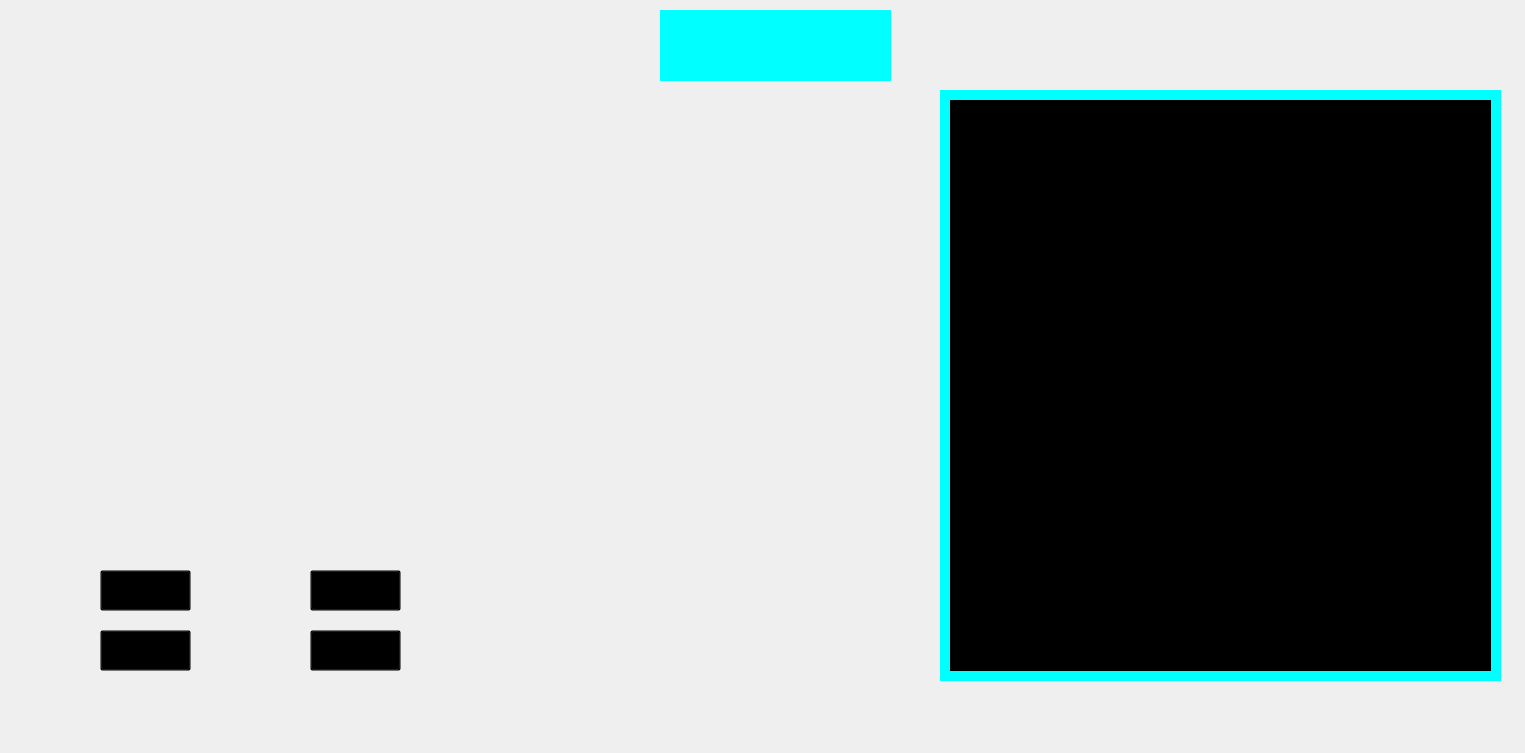
<?xml version="1.0" encoding="UTF-8"?>
<ui version="4.0">
 <class>Dot_Ui</class>
 <widget class="QMainWindow" name="Dot_Ui">
  <property name="geometry">
   <rect>
    <x>0</x>
    <y>0</y>
    <width>1525</width>
    <height>753</height>
   </rect>
  </property>
  <property name="windowTitle">
   <string>MainWindow</string>
  </property>
  <property name="autoFillBackground">
   <bool>false</bool>
  </property>
  <widget class="QWidget" name="centralwidget">
   <widget class="QPushButton" name="btn_settings">
    <property name="geometry">
     <rect>
      <x>310</x>
      <y>630</y>
      <width>91</width>
      <height>41</height>
     </rect>
    </property>
    <property name="styleSheet">
     <string notr="true">background-image: url(:/newPrefix/button_4.png);
background-color: transparent;
background-repeat: no-repeat;
background-size: 150px;</string>
    </property>
    <property name="text">
     <string/>
    </property>
   </widget>
   <widget class="QPushButton" name="btn_register">
    <property name="geometry">
     <rect>
      <x>100</x>
      <y>630</y>
      <width>91</width>
      <height>41</height>
     </rect>
    </property>
    <property name="autoFillBackground">
     <bool>false</bool>
    </property>
    <property name="styleSheet">
     <string notr="true">background-image: url(:/newPrefix/button_2.png);
background-color: transparent;
background-repeat: no-repeat;
background-size: cover;</string>
    </property>
    <property name="text">
     <string/>
    </property>
   </widget>
   <widget class="QPushButton" name="btn_manual">
    <property name="geometry">
     <rect>
      <x>310</x>
      <y>570</y>
      <width>91</width>
      <height>41</height>
     </rect>
    </property>
    <property name="styleSheet">
     <string notr="true">
background-image: url(:/newPrefix/button_3.png);
background-color: Transparent;
background-repeat: no-repeat;
background-size: cover;</string>
    </property>
    <property name="text">
     <string/>
    </property>
   </widget>
   <widget class="QPushButton" name="btn_login">
    <property name="geometry">
     <rect>
      <x>100</x>
      <y>570</y>
      <width>91</width>
      <height>41</height>
     </rect>
    </property>
    <property name="layoutDirection">
     <enum>Qt::LeftToRight</enum>
    </property>
    <property name="autoFillBackground">
     <bool>false</bool>
    </property>
    <property name="styleSheet">
     <string notr="true">background-image: url(:/newPrefix/button_1.png);
background-color: Transparent;
background-repeat: no-repeat;
background-size: 150px;
</string>
    </property>
    <property name="text">
     <string/>
    </property>
   </widget>
   <widget class="QLabel" name="background">
    <property name="geometry">
     <rect>
      <x>-50</x>
      <y>-70</y>
      <width>1591</width>
      <height>911</height>
     </rect>
    </property>
    <property name="text">
     <string/>
    </property>
    <property name="pixmap">
     <pixmap>qt5_images/B.G/Black_Template.jpg</pixmap>
    </property>
    <property name="scaledContents">
     <bool>true</bool>
    </property>
   </widget>
   <widget class="QLabel" name="msg_box">
    <property name="geometry">
     <rect>
      <x>950</x>
      <y>100</y>
      <width>541</width>
      <height>571</height>
     </rect>
    </property>
    <property name="autoFillBackground">
     <bool>false</bool>
    </property>
    <property name="styleSheet">
     <string notr="true">
background-color: transperant;
font: 10pt &quot;Arial Rounded MT Bold&quot;; </string>
    </property>
    <property name="text">
     <string/>
    </property>
    <property name="scaledContents">
     <bool>true</bool>
    </property>
   </widget>
   <widget class="QLabel" name="earth">
    <property name="geometry">
     <rect>
      <x>530</x>
      <y>160</y>
      <width>351</width>
      <height>411</height>
     </rect>
    </property>
    <property name="text">
     <string/>
    </property>
    <property name="pixmap">
     <pixmap>qt5_images/ExtraGui/Earth.gif</pixmap>
    </property>
    <property name="scaledContents">
     <bool>true</bool>
    </property>
   </widget>
   <widget class="QLabel" name="logo">
    <property name="geometry">
     <rect>
      <x>670</x>
      <y>20</y>
      <width>211</width>
      <height>51</height>
     </rect>
    </property>
    <property name="toolTip">
     <string>&lt;html&gt;&lt;head/&gt;&lt;body&gt;&lt;p align=&quot;center&quot;&gt;DOT&lt;/p&gt;&lt;/body&gt;&lt;/html&gt;</string>
    </property>
    <property name="styleSheet">
     <string notr="true">background-image: transparent;</string>
    </property>
    <property name="text">
     <string/>
    </property>
    <property name="pixmap">
     <pixmap>logo.png</pixmap>
    </property>
    <property name="scaledContents">
     <bool>true</bool>
    </property>
   </widget>
   <widget class="QLabel" name="logo_bg">
    <property name="geometry">
     <rect>
      <x>660</x>
      <y>10</y>
      <width>231</width>
      <height>71</height>
     </rect>
    </property>
    <property name="styleSheet">
     <string notr="true">
background-color: rgb(0, 255, 255);</string>
    </property>
    <property name="text">
     <string/>
    </property>
   </widget>
   <widget class="QLabel" name="logo_bg_2">
    <property name="geometry">
     <rect>
      <x>940</x>
      <y>90</y>
      <width>561</width>
      <height>591</height>
     </rect>
    </property>
    <property name="styleSheet">
     <string notr="true">
background-color: rgb(0, 255, 255);</string>
    </property>
    <property name="text">
     <string/>
    </property>
   </widget>
   <widget class="QLabel" name="label">
    <property name="geometry">
     <rect>
      <x>54</x>
      <y>70</y>
      <width>391</width>
      <height>441</height>
     </rect>
    </property>
    <property name="text">
     <string/>
    </property>
    <property name="pixmap">
     <pixmap resource="qt5_images/ExtraGui/bg.qrc">:/newPrefix/energy.gif</pixmap>
    </property>
    <property name="scaledContents">
     <bool>true</bool>
    </property>
   </widget>
   <zorder>background</zorder>
   <zorder>logo_bg</zorder>
   <zorder>btn_settings</zorder>
   <zorder>btn_manual</zorder>
   <zorder>btn_login</zorder>
   <zorder>btn_register</zorder>
   <zorder>logo</zorder>
   <zorder>logo_bg_2</zorder>
   <zorder>msg_box</zorder>
   <zorder>earth</zorder>
   <zorder>label</zorder>
  </widget>
 </widget>
 <resources>
  <include location="qt5_images/ExtraGui/btn_1.qrc"/>
  <include location="qt5_images/ExtraGui/bg.qrc"/>
  <include location="qt5_images/ExtraGui/btn_4.qrc"/>
  <include location="qt5_images/ExtraGui/btn_3.qrc"/>
  <include location="qt5_images/ExtraGui/btn_2.qrc"/>
 </resources>
 <connections/>
</ui>
